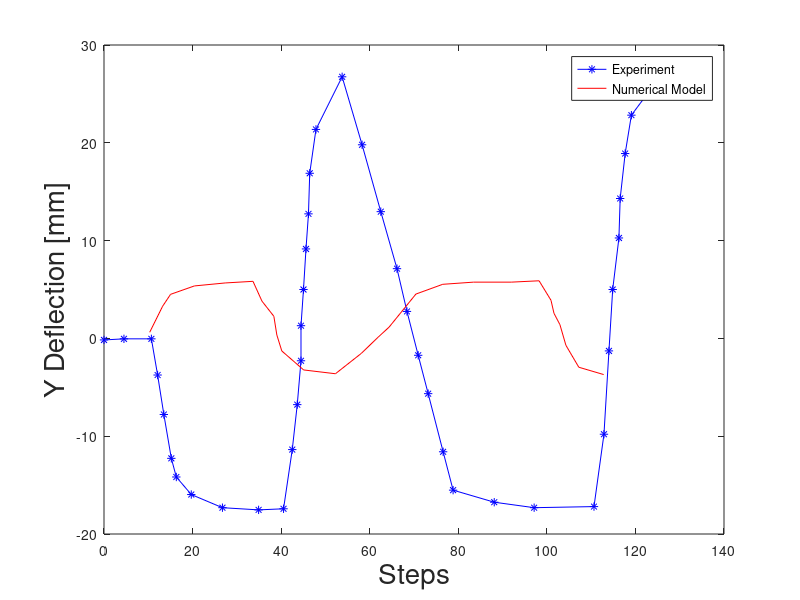
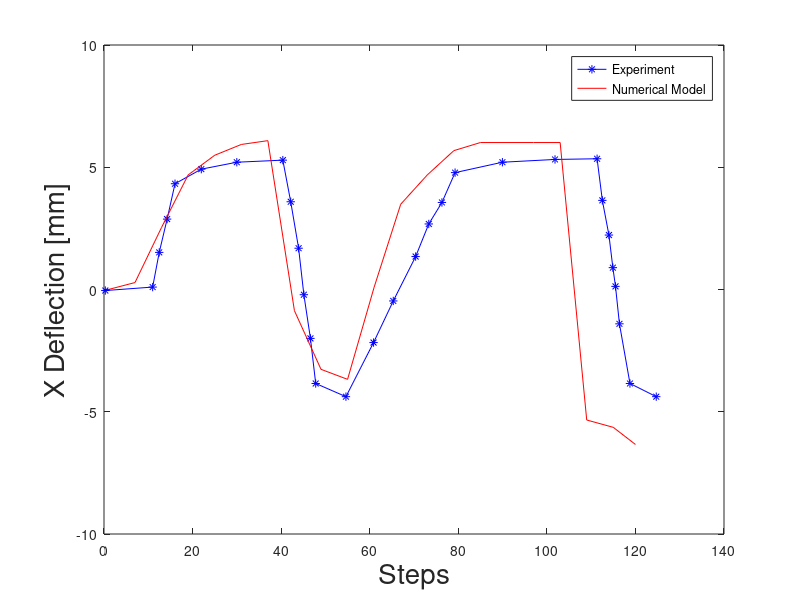

MATLAB code for these plots, in order:
% Load the data
close all
clear all
clc
%Vali = load('Validation.txt');
ValX = load('ValidationX.txt');
ValY = load('ValidationY.txt');
ValEPY = load('ValidationExpY.txt');

% Define S array
S = 1e-1 * [
    0,
    4.504504505,
    10.6981982,
    12.10585586,
    13.51351351,
    15.2027027,
    16.32882883,
    19.70720721,
    26.7454955,
    34.90990991,
    40.54054054,
    42.51126126,
    43.63738739,
    44.48198198,
    44.48198198,
    45.04504505,
    45.60810811,
    46.17117117,
    46.4527027,
    47.86036036,
    53.77252252,
    58.27702703,
    62.5,
    66.15990991,
    68.41216216,
    70.94594595,
    73.1981982,
    76.57657658,
    78.82882883,
    88.11936937,
    97.12837838,
    110.6418919,
    112.8941441,
    114.0202703,
    114.8648649,
    116.2725225,
    116.5540541,
    117.6801802,
    119.0878378,
    125
];

% Define S1 array
S1 = [
    -0.156950673,
    -0.044843049,
    -0.044843049,
    -3.744394619,
    -7.780269058,
    -12.26457399,
    -14.17040359,
    -15.96412556,
    -17.30941704,
    -17.53363229,
    -17.42152466,
    -11.367713,
    -6.771300448,
    -2.286995516,
    1.30044843,
    5,
    9.147982063,
    12.73542601,
    16.88340807,
    21.367713,
    26.74887892,
    19.79820628,
    12.95964126,
    7.130044843,
    2.757847534,
    -1.726457399,
    -5.650224215,
    -11.59192825,
    -15.51569507,
    -16.74887892,
    -17.30941704,
    -17.19730942,
    -9.798206278,
    -1.278026906,
    5,
    10.2690583,
    14.30493274,
    18.90134529,
    22.82511211,
    26.41255605
];

% Plot 1: Y Deflection
figure(1);
plot(10 * S, S1, 'b*-', 'DisplayName', 'Experiment');
hold on;
plot(ValY(:, 1), ValY(:, 2), 'r-', 'DisplayName', 'Numerical Model');
ylabel('Y Deflection [mm]', 'FontSize', 20);
xlabel('Steps', 'FontSize', 20);
legend;
hold off;

% Plot 2: X Deflection
figure(2);
plot(ValEPY(:, 1), ValEPY(:, 2), 'b*-','DisplayName', 'Experiment');
hold on;
plot( ValX(:, 1), ValX(:, 2), 'r-', 'DisplayName', 'Numerical Model');

ylabel('X Deflection [mm]', 'FontSize', 20);
xlabel('Steps', 'FontSize', 20);
legend;
hold off;
